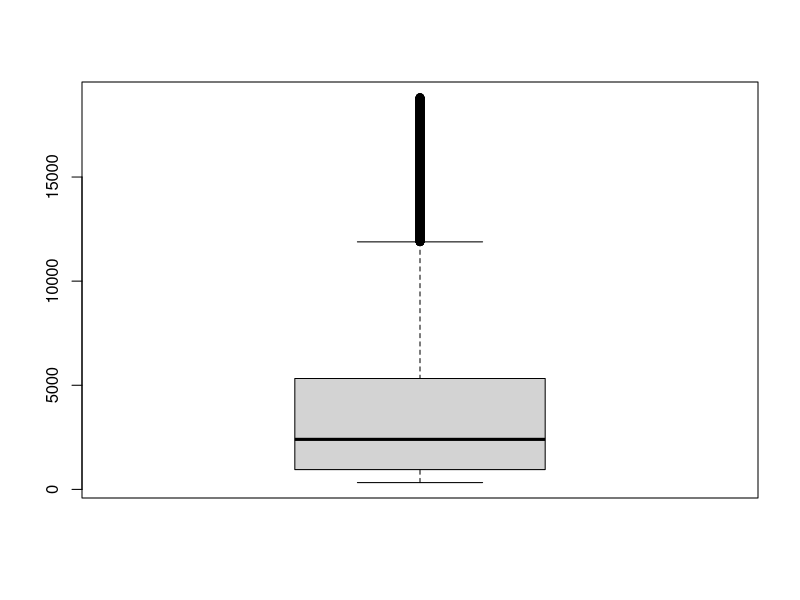
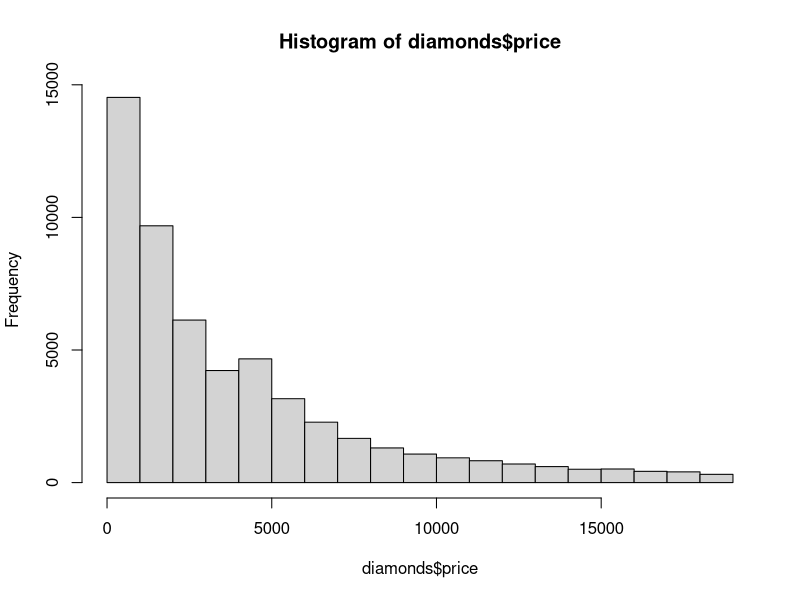
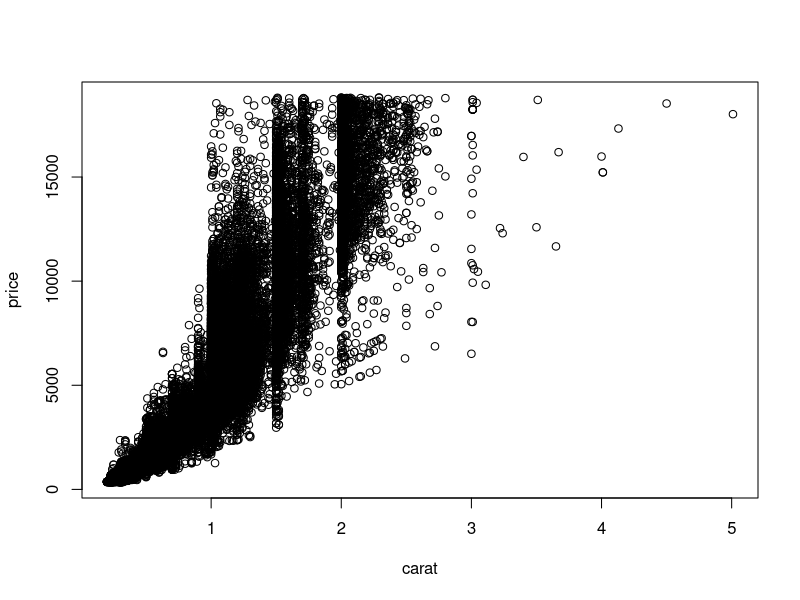
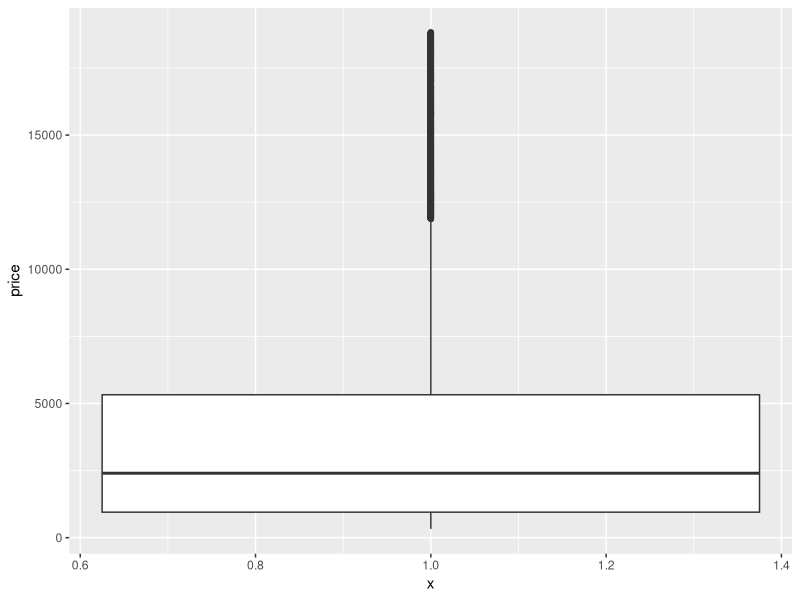
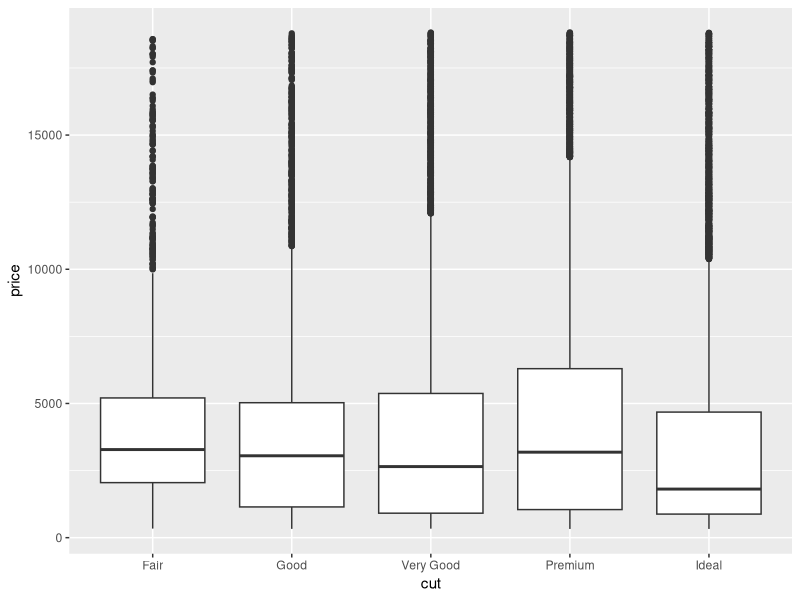
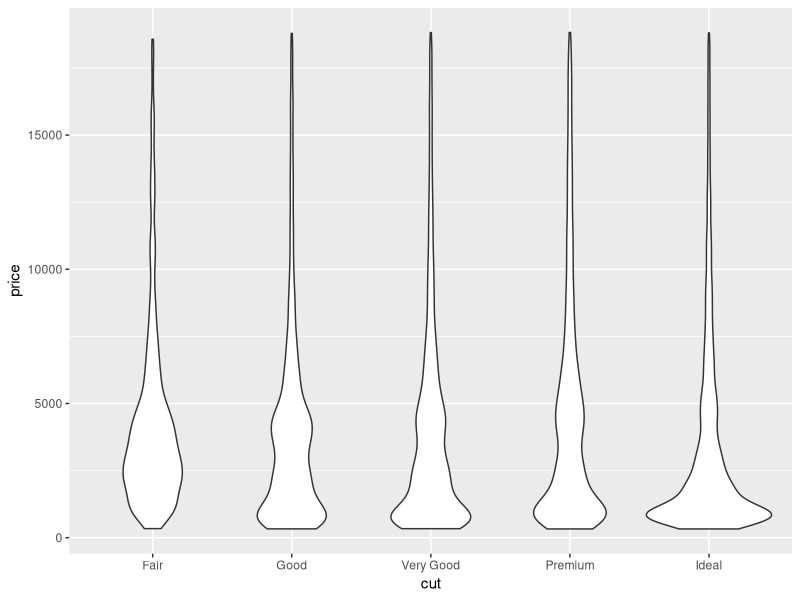
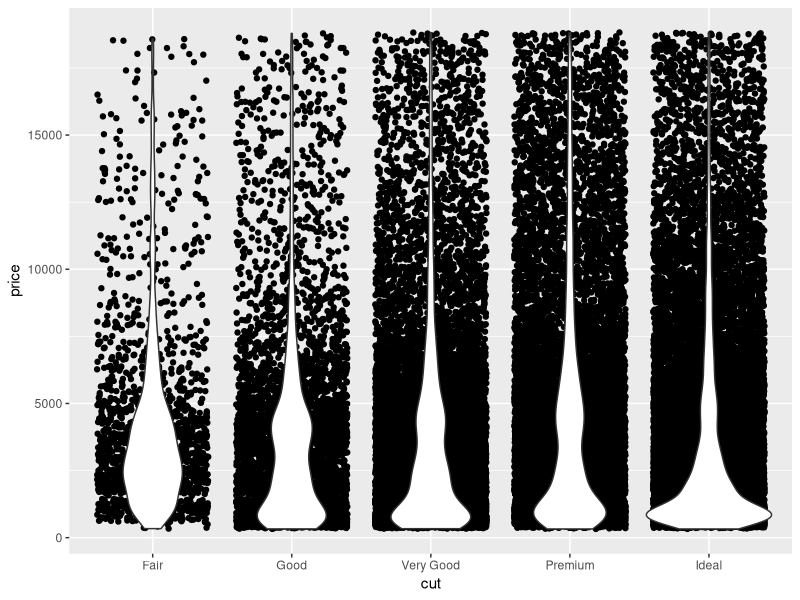
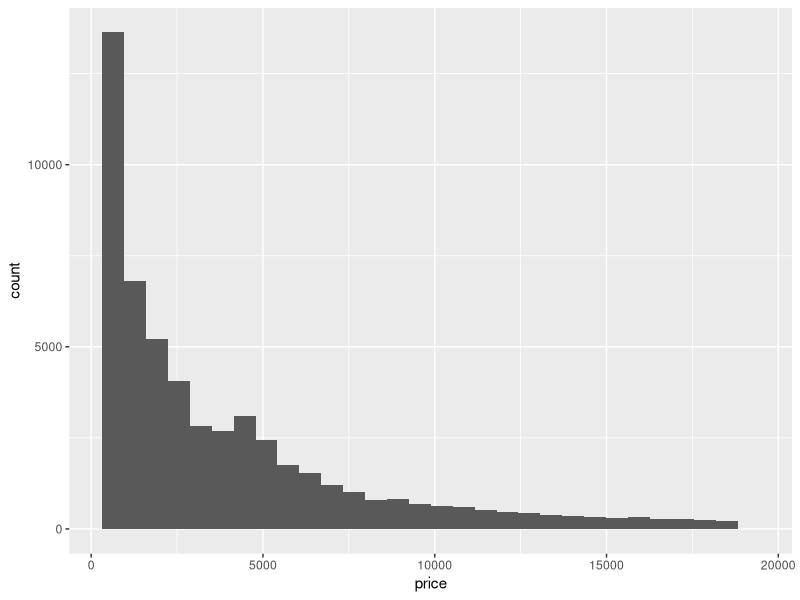

Write the R code that produced these figures, in order.
require(ggplot2)
head(diamonds)
boxplot(diamonds$price)
hist(diamonds$price)
plot(price ~ carat, data=diamonds)

ggplot(diamonds, aes(x=1, y=price)) + geom_boxplot()
ggplot(diamonds, aes(x=cut, y=price)) + geom_boxplot()
ggplot(diamonds, aes(x=cut, y=price)) + geom_violin()
ggplot(diamonds, aes(x=cut, y=price)) + geom_jitter() + geom_violin()

ggplot(diamonds, aes(x=price)) + geom_histogram()
ggplot(diamonds, aes(x=price)) + geom_histogram(binwidth=50)
?"~"

ggplot(diamonds, aes(x=price)) + geom_histogram() + facet_wrap(~cut)